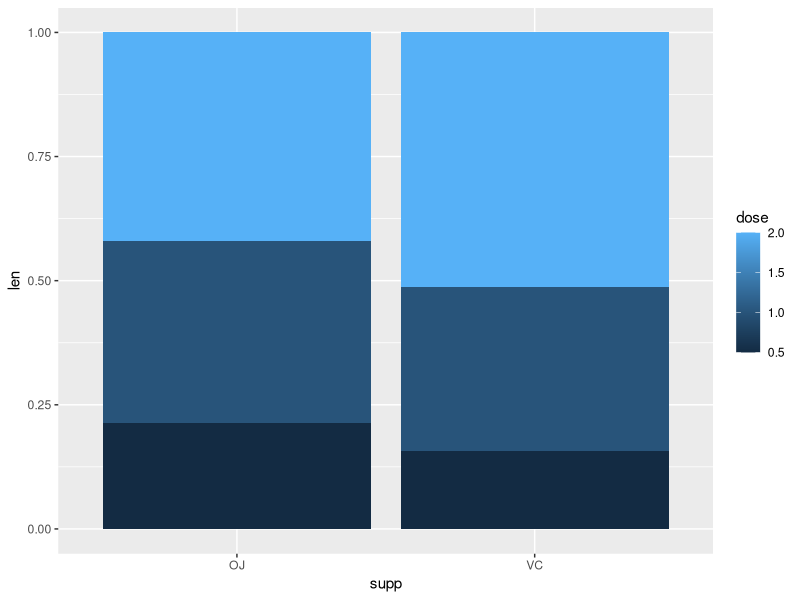

R code for this plot:
library(ggplot2)


# grafico de barras
ggplot(data = ToothGrowth, aes( x = supp, y = len, fill = dose) ) +
  geom_col(position = "fill")